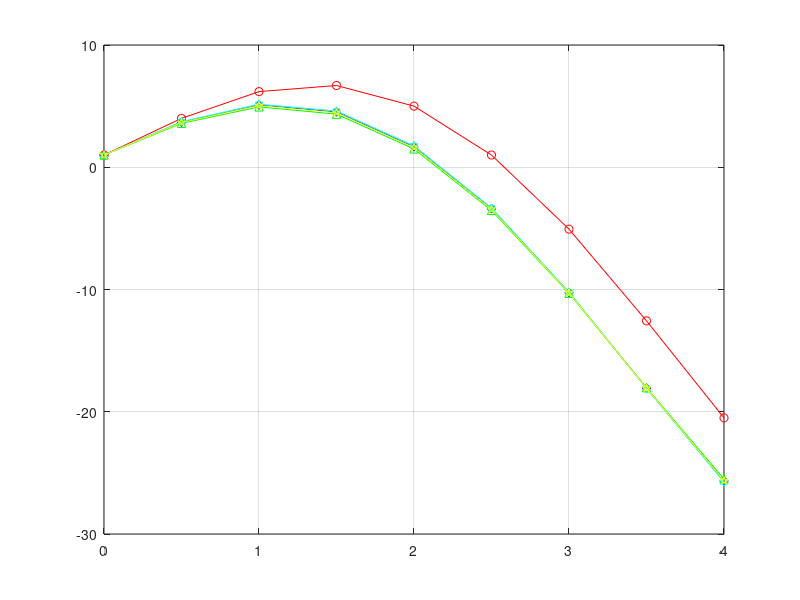

Write MATLAB code to recreate this figure. (Note: this script raises an error after producing the figure.)
h= 0.5;
lo = 0;
hi = 4;
x = lo : h : hi;

%Analytical
f = @(x) (x.^4)/4 - (x.^3).*5/3 - (x.^2)/2+ 6.*x;
y = f(x)+1;
plot(x, y, 'b', x,y,'bd');
hold on;
grid on;

f = @(x) x.^3-5.*(x.^2)-x+6;
y(1,1) = 1;

%Euler
for i = 2 : 9
   y(1,i) = y(1,i-1) + f(x(1,i-1))*h;  
end
plot(x, y, 'r', x,y,'ro');

%Heun
for i = 2 : 9
   y(1,i) = y(1,i-1) + ( 0.5*f(x(1,i-1)) + 0.5*f(x(1,i-1)+h))*h;  
end
plot(x, y, 'g', x,y,'g^');

%Midpoint
for i = 2 : 9
   y(1,i) = y(1,i-1) + ( f(x(1,i-1)+0.5*h))*h;  
end
plot(x, y, 'c', x,y,'ch');

%Ralston
for i = 2 : 9
   y(1,i) = y(1,i-1) + ( f(x(1,i-1))/3 + 2*f(x(1,i-1)+3*h/4)/3 )*h;  
end
plot(x, y, 'y', x,y,'yp');


legend('Location', 'SouthWest', '','Analytical','', 'Euler', '', 'Heun', '', 'Midpoint', '', 'Ralston');

hold off;


